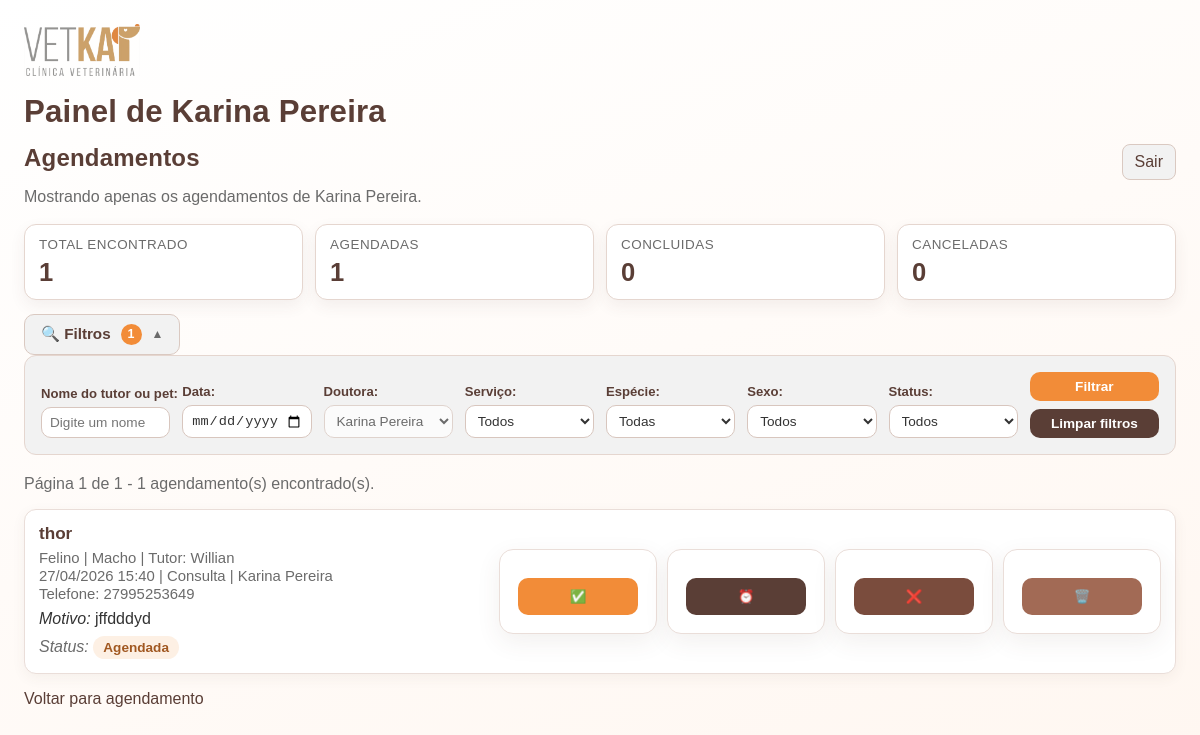
The page /painel (signed in) on the database its author committed.
### app.py (models this page shows, shortened)
class Agendamento(db.Model):
    id = db.Column(db.Integer, primary_key=True)
    nome_dono = db.Column(db.String(100), nullable=False)
    nome_pet = db.Column(db.String(100), nullable=False)
    especie = db.Column(db.String(20), nullable=False)
    sexo = db.Column(db.String(10), nullable=False)
    telefone = db.Column(db.String(20), nullable=False)
    data = db.Column(db.DateTime, nullable=False)
    servico = db.Column(db.String(200), nullable=False)
    doutora = db.Column(db.String(50), nullable=False)
    motivo = db.Column(db.Text, nullable=False)
    status = db.Column(db.String(20), nullable=False, default='Agendada')
    reagendamento = db.Column(db.Boolean, nullable=False, default=False)

### app.py (the view, shortened to what this page needs)
@app.route('/painel')
def painel():
    user = session.get('user')
    role = session.get('role')
    if not user:
        return redirect(url_for('login_page'))
    pagina = request.args.get('pagina', default=1, type=int)
    if not pagina or pagina < 1:
        pagina = 1
    nome_filtro = request.args.get('nome', '').strip()
    data_filtro = request.args.get('data', '').strip()
    doutora_filtro = request.args.get('doutora', '').strip()
    servico_filtro = request.args.get('servico', '').strip()
    especie_filtro = request.args.get('especie', '').strip()
    sexo_filtro = request.args.get('sexo', '').strip()
    status_filtro = request.args.get('status', '').strip()
    filtro_erro = ''
    if role == 'reception':
        base_query = Agendamento.query
        doctor_options = DOUTORAS
    else:
        base_query = Agendamento.query.filter_by(doutora=user)
        doctor_options = [user]
        doutora_filtro = user
    service_options = [
        servico for servico, in base_query.with_entities(Agendamento.servico).distinct().order_by(Agendamento.servico).all()
        if servico
    ]
    if 'Consulta' not in service_options:
        service_options.insert(0, 'Consulta')
    especie_options = ['Canino', 'Felino']
    sexo_options = ['Macho', 'Fêmea']
    status_options = ['Agendada', 'Concluida', 'Cancelada']
    query = base_query
    if role == 'reception' and doutora_filtro:
        query = query.filter_by(doutora=doutora_filtro)
    if servico_filtro:
        query = query.filter_by(servico=servico_filtro)
    if especie_filtro:
        query = query.filter_by(especie=especie_filtro)
    if sexo_filtro:
        query = query.filter_by(sexo=sexo_filtro)
    if status_filtro:
        query = query.filter_by(status=status_filtro)
    metricas = {
        'total': query.count(),
        'agendada': query.filter(Agendamento.status == 'Agendada').count(),
        'concluida': query.filter(Agendamento.status == 'Concluida').count(),
        'cancelada': query.filter(Agendamento.status == 'Cancelada').count(),
    }
    paginacao = query.order_by(Agendamento.data.asc()).paginate(page=pagina, per_page=10, error_out=False)
    agendamentos = paginacao.items
    filtros = {
        'nome': nome_filtro,
        'data': data_filtro,
        'doutora': doutora_filtro,
        'servico': servico_filtro,
        'especie': especie_filtro,
        'sexo': sexo_filtro,
        'status': status_filtro,
    }
    query_params = {chave: valor for chave, valor in filtros.items() if valor}
    return render_template(
        'painel.html',
        agendamentos=agendamentos,
        paginacao=paginacao,
        doctor=user,
        role=role,
        filtros=filtros,
        query_params=query_params,
        doctor_options=doctor_options,
        service_options=service_options,
        especie_options=especie_options,
        sexo_options=sexo_options,
        status_options=status_options,
        metricas=metricas,
        filtro_erro=filtro_erro,
    )

### app.py (called while the page is built)
def gerar_csrf_token():
    token = session.get('_csrf_token')
    if not token:
        token = secrets.token_urlsafe(32)
        session['_csrf_token'] = token
    return token

@app.before_request
def proteger_csrf():
    if request.method != 'POST':
        return None
    token_sessao = session.get('_csrf_token')
    token_recebido = request.form.get('_csrf_token') or request.headers.get('X-CSRFToken')
    if not token_sessao or not token_recebido or not secrets.compare_digest(token_sessao, token_recebido):
        abort(400, description='Token CSRF inválido.')
    return None

### templates/painel.html (shortened to what this page needs)
<!DOCTYPE html>
<html lang="pt-br">
<head>
    <link rel="stylesheet" href="{{ url_for('static', filename='css/style.css') }}">
</head>
<body>
    <div class="site-logo-bar">
        <img src="{{ url_for('static', filename='img/logo.png') }}?v=2" alt="VetKap – Clínica Veterinária">
    </div>
    <h1>Painel de {{ doctor }}</h1>
    <a href="/logout" class="logout">Sair</a>
    {% if role == 'reception' %}
        <h2>Agendamentos</h2>
        <p>Mostrando todos os agendamentos.</p>
    {% else %}
        <h2>Agendamentos</h2>
        <p>Mostrando apenas os agendamentos de {{ doctor }}.</p>
    {% endif %}
    <section class="metrics-grid">
        <article class="metric-card">
            <p class="metric-label">Total Encontrado</p>
            <p class="metric-value">{{ metricas.total }}</p>
        </article>
        <article class="metric-card">
            <p class="metric-label">Agendadas</p>
            <p class="metric-value">{{ metricas.agendada }}</p>
        </article>
        <article class="metric-card">
            <p class="metric-label">Concluidas</p>
            <p class="metric-value">{{ metricas.concluida }}</p>
        </article>
        <article class="metric-card">
            <p class="metric-label">Canceladas</p>
            <p class="metric-value">{{ metricas.cancelada }}</p>
        </article>
    </section>
    {%- set filtros_ativos = filtros.values() | select | list | count %}
    <div class="filter-toggle-bar">
        <button type="button" class="filter-toggle-btn" id="filtroToggle" aria-expanded="false" aria-controls="filtroPanel">
            <span>🔍 Filtros</span>
            {% if filtros_ativos > 0 %}
                <span class="filter-badge">{{ filtros_ativos }}</span>
            {% endif %}
            <span class="filter-arrow" id="filtroArrow">▼</span>
        </button>
    </div>
    <form action="/painel" method="get" class="filter-form filter-collapsible" id="filtroPanel">
        <div class="filter-grid">
            <div>
                <label for="nome">Nome do tutor ou pet:</label>
                <input type="text" id="nome" name="nome" value="{{ filtros.nome }}" placeholder="Digite um nome">
            </div>
            <div>
                <label for="data">Data:</label>
                <input type="date" id="data" name="data" value="{{ filtros.data }}">
            </div>
            <div>
                <label for="doutora">Doutora:</label>
                <select id="doutora" name="doutora" {% if role != 'reception' %}disabled{% endif %}>
                    {% for option in doctor_options %}
                        <option value="{{ option }}" {% if filtros.doutora == option %}selected{% endif %}>{{ option }}</option>
                    {% endfor %}
                </select>
            </div>
            <div>
                <label for="servico">Serviço:</label>
                <select id="servico" name="servico">
                    <option value="">Todos</option>
                </select>
            </div>
            <div>
                <label for="especie">Espécie:</label>
                <select id="especie" name="especie">
                    <option value="">Todas</option>
                </select>
            </div>
            <div>
                <label for="sexo">Sexo:</label>
                <select id="sexo" name="sexo">
                    <option value="">Todos</option>
                </select>
            </div>
            <div>
                <label for="status">Status:</label>
                <select id="status" name="status">
                    <option value="">Todos</option>
                </select>
            </div>
            <div class="filter-actions">
                <button type="submit">Filtrar</button>
                <a href="/painel" class="button secondary-button">Limpar filtros</a>
            </div>
        </div>
    </form>
    {% if paginacao.total > 0 %}
        <p class="pagination-summary">
            Página {{ paginacao.page }} de {{ paginacao.pages }} - {{ paginacao.total }} agendamento(s) encontrado(s).
        </p>
    {% endif %}
    <ul>
        {% for agendamento in agendamentos %}
        <li>
            <div class="appointment-content">
                <p class="appointment-title">
                    <strong>{% if agendamento.reagendamento %}Reagendamento {{ agendamento.nome_pet }}{% else %}{{ agendamento.nome_pet }}{% endif %}</strong>
                </p>
                <p class="appointment-meta">{{ agendamento.especie }} | {{ agendamento.sexo }} | Tutor: {{ agendamento.nome_dono }}</p>
                <p class="appointment-meta">{{ agendamento.data.strftime('%d/%m/%Y %H:%M') }} | {{ agendamento.servico }} | {{ agendamento.doutora }}</p>
                <p class="appointment-meta">Telefone: {{ agendamento.telefone }}</p>
                <p class="appointment-motivo"><em>Motivo:</em> {{ agendamento.motivo }}</p>
                <p class="appointment-status"><em>Status:</em> <span class="status-badge status-{{ agendamento.status|lower|replace('ã', 'a') }}">{{ agendamento.status }}</span></p>
            </div>
            <div class="appointment-actions">
                <form action="{{ url_for('concluir', id=agendamento.id) }}" method="post" class="action-form">
                    <button type="submit" class="action-button success-button" title="Concluir" {% if agendamento.status == 'Concluida' %}disabled{% endif %}>✅</button>
                </form>
                <form action="{{ url_for('reagendar_page', id=agendamento.id) }}" method="get" class="action-form">
                    <button type="submit" class="action-button warning-button" title="Reagendar">⏰</button>
                </form>
                <form action="{{ url_for('cancelar', id=agendamento.id) }}" method="post" class="action-form">
                    <button type="submit" class="action-button danger-button" title="Cancelar" {% if agendamento.status == 'Cancelada' %}disabled{% endif %}>❌</button>
                </form>
                <form action="{{ url_for('deletar', id=agendamento.id) }}" method="post" class="action-form" onsubmit="return confirm('Tem certeza que deseja excluir este agendamento?');">
                    <button type="submit" class="action-button delete-button" title="Excluir">🗑️</button>
                </form>
            </div>
        </li>
        {% endfor %}
    </ul>
    <p><a href="/">Voltar para agendamento</a></p>
</body>
</html>

### rows shown on the page
Agendamento: doutora "Karina Pereira", nome_pet "thor", especie "Felino", sexo "Macho", nome_dono "Willian", data "27/04/2026 15:40", servico "Consulta", telefone "27995253649", motivo "jffdddyd", status "Agendada"

### other values the page prints
{{ metricas.total }} "1"
{{ metricas.agendada }} "1"
{{ metricas.concluida }} "0"
{{ metricas.cancelada }} "0"
{{ filtros_ativos }} "1"
{{ paginacao.page }} "1"
{{ paginacao.pages }} "1"
{{ paginacao.total }} "1"
form field doutora "Karina Pereira"
